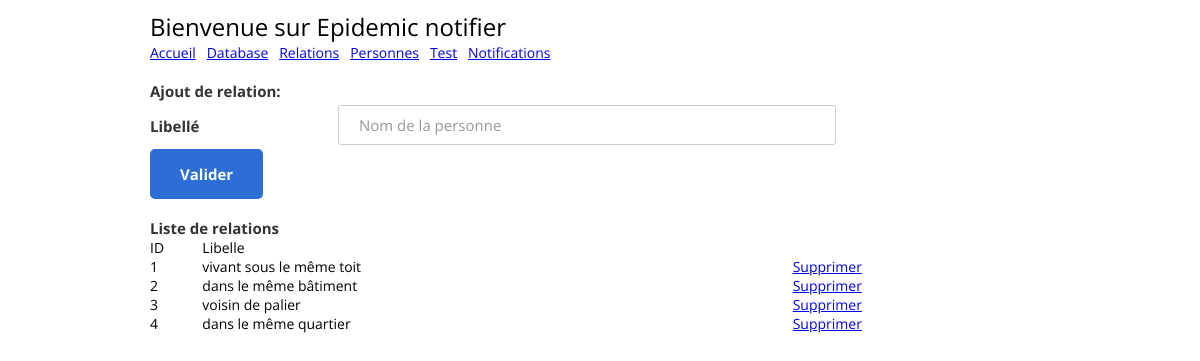
The app's page /relations, older data.
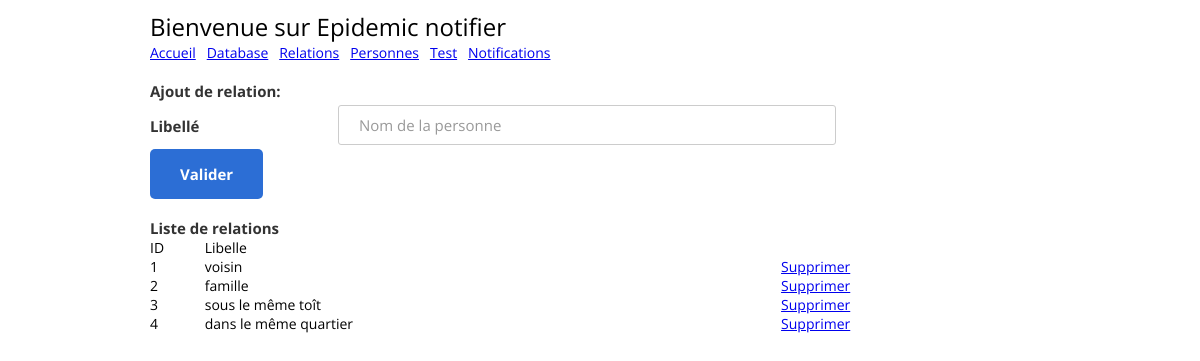
The same page, newer data.
### tables this page shows
CREATE TABLE relations ( 
            id integer PRIMARY KEY,    
            libelle text UNIQUE
            );

### app.py (the view)
@app.route("/relations")
def home_relation():
    relations = Relation().get_all()
    return render_template("relation.html", relations=relations)

### treatment/db/relation.py (called while the page is built)
    def get_all(self):
        self.cur.execute("SELECT  * FROM relations ORDER BY id ASC")
        rows = self.cur.fetchall()
        return [RRelation(row[0], row[1]) for row in rows]

### templates/relation.html (shortened to what this page needs)
<!DOCTYPE html>
<html>
  <head>
    {% include 'inc/header.html' %}
  </head>
  <body>
    <div class="page-wrapper bg-dark p-t-100 p-b-50">
      <div class="wrapper wrapper--w900">
        <form action="/relations" method="POST" onsubmit="return validate_form_relation();">
          <div class="card card-6">
            <div class="card-heading">
              {% include 'inc/header_menu.html' %}
            </div>
            <div class="card-body">
              <div class="label-row">Ajout de relation: </div>
              <div class="form-row">
                <div class="name">Libell&eacute;</div>
                <div class="value">
                  <input class="input--style-6" type="text" id="libelle" name="libelle" value="" placeholder="Nom de la personne" size="32" autocomplete="false">
                </div>
              </div>
            </div>
          </div>
          <div class="card-footer">
            <button class="btn btn--radius-2 btn--blue-2" id="btnvalid_relation" type="submit">Valider</button>
          </div>
        </form>
        <br/>
        <div class="card card-6">
          <div class="card-body">
            <div class="label-row">Liste de relations</div>
            <table width="100%">
              <thead>
                <td>ID</td>
                <td>Libelle</td>
                <td></td>
              </thead>
              <tbody>
                {% if relations %}
                  {% for r in relations %}
                    <tr>
                      <td>{{ r.id }}</td>
                      <td>{{ r.libelle }}</td>
                      <td><a href="javascript:;" onclick="javascript:confirm_delete('relations/delete/{{ r.id }}');">Supprimer</td>
                    </tr>
                  {% endfor %}
                {% else %}
                  <tr><td colspan="7">No result!</td></tr>
                {% endif %}
              </tbody>
            </table>
          </div>
        </div>
      </div>
    </div>
  </body>
</html>

Row changes from the older to the newer data that the page shows:
changed relations id 1: libelle "vivant sous le même toit" → "voisin"
changed relations id 2: libelle "dans le même bâtiment" → "famille"
changed relations id 3: libelle "voisin de palier" → "sous le même toît"
